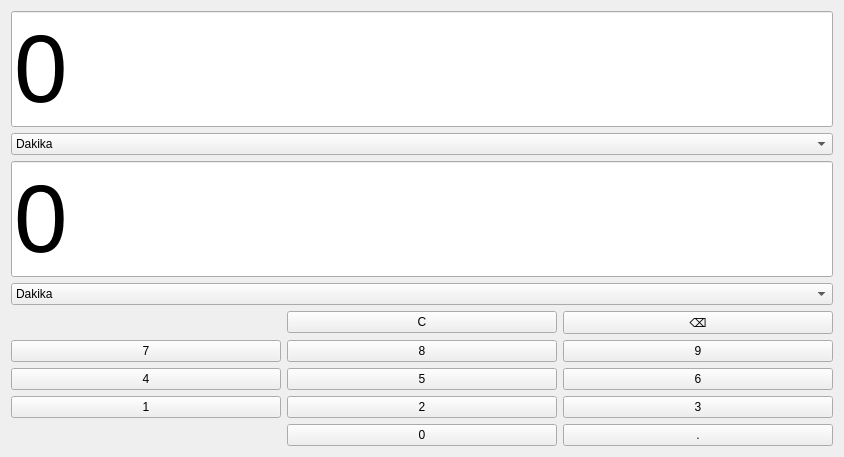
      <widget class="QWidget" name="page_time">
       <layout class="QVBoxLayout" name="verticalLayout_6">
        <item>
         <widget class="QLineEdit" name="fromTimeText">
          <property name="sizePolicy">
           <sizepolicy hsizetype="Expanding" vsizetype="Expanding">
            <horstretch>0</horstretch>
            <verstretch>0</verstretch>
           </sizepolicy>
          </property>
          <property name="font">
           <font>
            <pointsize>72</pointsize>
           </font>
          </property>
          <property name="text">
           <string>0</string>
          </property>
          <property name="readOnly">
           <bool>false</bool>
          </property>
         </widget>
        </item>
        <item>
         <widget class="QComboBox" name="fromTime">
          <property name="currentText">
           <string>Dakika</string>
          </property>
          <property name="currentIndex">
           <number>3</number>
          </property>
          <item>
           <property name="text">
            <string>Mikrosaniye</string>
           </property>
          </item>
          <item>
           <property name="text">
            <string>Milisaniye</string>
           </property>
          </item>
          <item>
           <property name="text">
            <string>Saniye</string>
           </property>
          </item>
          <item>
           <property name="text">
            <string>Dakika</string>
           </property>
          </item>
          <item>
           <property name="text">
            <string>Saat</string>
           </property>
          </item>
          <item>
           <property name="text">
            <string>Gün</string>
           </property>
          </item>
          <item>
           <property name="text">
            <string>Hafta</string>
           </property>
          </item>
          <item>
           <property name="text">
            <string>Yıl</string>
           </property>
          </item>
         </widget>
        </item>
        <item>
         <widget class="QLineEdit" name="toTimeText">
          <property name="sizePolicy">
           <sizepolicy hsizetype="Expanding" vsizetype="Expanding">
            <horstretch>0</horstretch>
            <verstretch>0</verstretch>
           </sizepolicy>
          </property>
          <property name="font">
           <font>
            <pointsize>72</pointsize>
           </font>
          </property>
          <property name="text">
           <string>0</string>
          </property>
          <property name="alignment">
           <set>Qt::AlignmentFlag::AlignLeading|Qt::AlignmentFlag::AlignLeft|Qt::AlignmentFlag::AlignVCenter</set>
          </property>
          <property name="readOnly">
           <bool>true</bool>
          </property>
         </widget>
        </item>
        <item>
         <widget class="QComboBox" name="toTime">
          <property name="currentIndex">
           <number>3</number>
          </property>
          <item>
           <property name="text">
            <string>Mikrosaniye</string>
           </property>
          </item>
          <item>
           <property name="text">
            <string>Milisaniye</string>
           </property>
          </item>
          <item>
           <property name="text">
            <string>Saniye</string>
           </property>
          </item>
          <item>
           <property name="text">
            <string>Dakika</string>
           </property>
          </item>
          <item>
           <property name="text">
            <string>Saat</string>
           </property>
          </item>
          <item>
           <property name="text">
            <string>Gün</string>
           </property>
          </item>
          <item>
           <property name="text">
            <string>Hafta</string>
           </property>
          </item>
          <item>
           <property name="text">
            <string>Yıl</string>
           </property>
          </item>
         </widget>
        </item>
        <item>
         <layout class="QGridLayout" name="gridLayout_14">
          <item row="5" column="2">
           <widget class="QPushButton" name="btn_t6">
            <property name="text">
             <string>6</string>
            </property>
           </widget>
          </item>
          <item row="9" column="1">
           <widget class="QPushButton" name="btn_t0">
            <property name="text">
             <string>0</string>
            </property>
           </widget>
          </item>
          <item row="4" column="2">
           <widget class="QPushButton" name="btn_t9">
            <property name="text">
             <string>9</string>
            </property>
           </widget>
          </item>
          <item row="9" column="2">
           <widget class="QPushButton" name="btn_tDot">
            <property name="text">
             <string>.</string>
            </property>
           </widget>
          </item>
          <item row="7" column="2">
           <widget class="QPushButton" name="btn_t3">
            <property name="text">
             <string>3</string>
            </property>
           </widget>
          </item>
          <item row="5" column="1">
           <widget class="QPushButton" name="btn_t5">
            <property name="text">
             <string>5</string>
            </property>
           </widget>
          </item>
          <item row="7" column="0">
           <widget class="QPushButton" name="btn_t1">
            <property name="text">
             <string>1</string>
            </property>
           </widget>
          </item>
          <item row="4" column="0">
           <widget class="QPushButton" name="btn_t7">
            <property name="text">
             <string>7</string>
            </property>
           </widget>
          </item>
          <item row="4" column="1">
           <widget class="QPushButton" name="btn_t8">
            <property name="text">
             <string>8</string>
            </property>
           </widget>
          </item>
          <item row="5" column="0">
           <widget class="QPushButton" name="btn_t4">
            <property name="text">
             <string>4</string>
            </property>
           </widget>
          </item>
          <item row="7" column="1">
           <widget class="QPushButton" name="btn_t2">
            <property name="text">
             <string>2</string>
            </property>
           </widget>
          </item>
          <item row="2" column="1">
           <widget class="QPushButton" name="btn_tClear">
            <property name="text">
             <string>C</string>
            </property>
           </widget>
          </item>
          <item row="2" column="2">
           <widget class="QPushButton" name="btn_tDelete">
            <property name="text">
             <string>⌫</string>
            </property>
           </widget>
          </item>
         </layout>
        </item>
       </layout>
      </widget>
